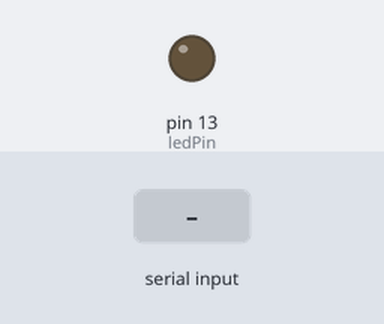
A sketch run on a simulated Arduino Uno, built with avr-gcc and run on an emulated ATmega328P. Shown: output pins drawn as LEDs (lit = HIGH). The test bench sets the inputs (shaded band). What the sketch prints to the serial monitor is not drawn.

Above: at 1.2 s.
1.3 s: "1" received over Serial
At 2.0 s:
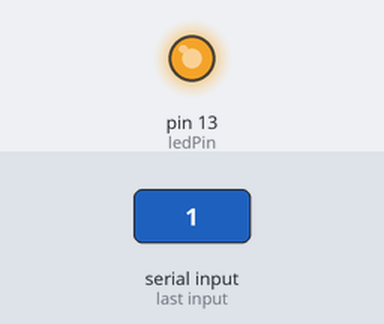
2.8 s: "2" received over Serial
At 3.6 s:
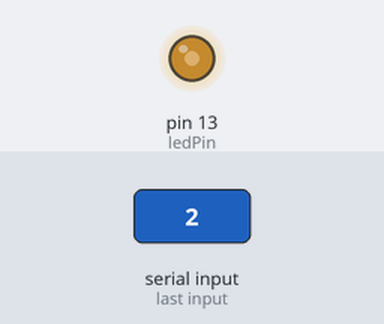
Timing chart, 0 to 5.8 s (numbered marks = the images above; inputs shaded):
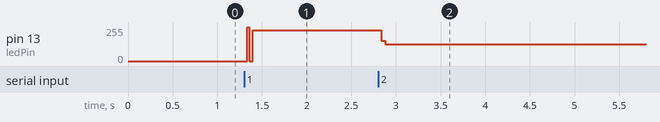

The sketch:

Task3.ino
```cpp
int ledPin = 13;
char incomingData = 0;

void setup() {
  pinMode(ledPin, OUTPUT);
  Serial.begin(9600);
}

void loop() {
  if (Serial.available() > 0)
  {
    incomingData = Serial.read();
  }
  switch (incomingData)
  {
    case '1':
      digitalWrite(ledPin, LOW);
      delay(1);
      digitalWrite(ledPin, HIGH);
      delay(9);
      break;
    case '2':
      digitalWrite(ledPin, LOW);
      delay(5);
      digitalWrite(ledPin, HIGH);
      delay(5);
      break;
    case '3':
      digitalWrite(ledPin, LOW);
      delay(9);
      digitalWrite(ledPin, HIGH);
      delay(1);
      break;
    default:
      Serial.println("There is no such brightness. Try 1, 2 or 3.");
  }
}
```

Measured:
- after the input at 1.3 s, pin 13 (ledPin): 0/255 → 230/255 at once
- after the input at 2.8 s, pin 13 (ledPin): 230/255 → 127/255 at once
